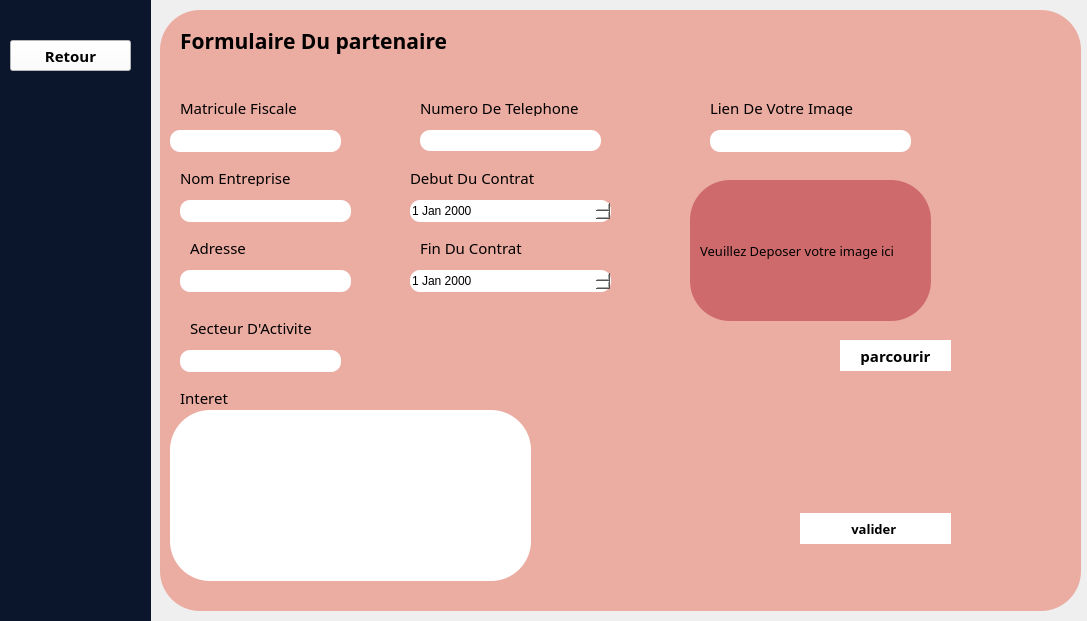
<?xml version="1.0" encoding="UTF-8"?>
<ui version="4.0">
 <class>add</class>
 <widget class="QDialog" name="add">
  <property name="geometry">
   <rect>
    <x>0</x>
    <y>0</y>
    <width>1087</width>
    <height>621</height>
   </rect>
  </property>
  <property name="windowTitle">
   <string>Dialog</string>
  </property>
  <widget class="QWidget" name="widget_2" native="true">
   <property name="geometry">
    <rect>
     <x>160</x>
     <y>10</y>
     <width>921</width>
     <height>601</height>
    </rect>
   </property>
   <property name="styleSheet">
    <string notr="true">/*background-color: rgb(235, 172, 162);*/
/*background-color: rgb(190, 211, 195);*/
/*background-color: rgb(95, 194, 186);*/
background-color: rgb(235, 172, 162);
border-radius: 40px;</string>
   </property>
   <widget class="QLineEdit" name="matriculeFiscale_LE">
    <property name="geometry">
     <rect>
      <x>10</x>
      <y>120</y>
      <width>171</width>
      <height>22</height>
     </rect>
    </property>
    <property name="font">
     <font>
      <family>Segoe Print</family>
      <bold>false</bold>
     </font>
    </property>
    <property name="styleSheet">
     <string notr="true">background-color: rgb(255, 255, 255);
border-radius: 10px;
</string>
    </property>
   </widget>
   <widget class="QLabel" name="label">
    <property name="geometry">
     <rect>
      <x>20</x>
      <y>90</y>
      <width>131</width>
      <height>16</height>
     </rect>
    </property>
    <property name="font">
     <font>
      <family>Segoe Print</family>
      <pointsize>11</pointsize>
      <bold>false</bold>
     </font>
    </property>
    <property name="text">
     <string>Matricule Fiscale </string>
    </property>
   </widget>
   <widget class="QLineEdit" name="nomEntreprise_LE">
    <property name="geometry">
     <rect>
      <x>20</x>
      <y>190</y>
      <width>171</width>
      <height>22</height>
     </rect>
    </property>
    <property name="font">
     <font>
      <family>Segoe Print</family>
     </font>
    </property>
    <property name="styleSheet">
     <string notr="true">background-color: rgb(255, 255, 255);
border-radius: 10px;</string>
    </property>
   </widget>
   <widget class="QLineEdit" name="adresse_LE">
    <property name="geometry">
     <rect>
      <x>20</x>
      <y>260</y>
      <width>171</width>
      <height>22</height>
     </rect>
    </property>
    <property name="font">
     <font>
      <family>Segoe Print</family>
     </font>
    </property>
    <property name="styleSheet">
     <string notr="true">background-color: rgb(255, 255, 255);
border-radius: 10px;</string>
    </property>
   </widget>
   <widget class="QLineEdit" name="numeroTelephone_LE">
    <property name="geometry">
     <rect>
      <x>260</x>
      <y>120</y>
      <width>181</width>
      <height>21</height>
     </rect>
    </property>
    <property name="font">
     <font>
      <family>Segoe Print</family>
     </font>
    </property>
    <property name="styleSheet">
     <string notr="true">background-color: rgb(255, 255, 255);
border-radius: 10px;</string>
    </property>
   </widget>
   <widget class="QDateEdit" name="debutContrat_DateEdit">
    <property name="geometry">
     <rect>
      <x>250</x>
      <y>190</y>
      <width>201</width>
      <height>22</height>
     </rect>
    </property>
    <property name="styleSheet">
     <string notr="true">background-color: rgb(255, 255, 255);
border-radius: 10px;</string>
    </property>
   </widget>
   <widget class="QDateEdit" name="finContrat_DateEdit">
    <property name="geometry">
     <rect>
      <x>250</x>
      <y>260</y>
      <width>201</width>
      <height>22</height>
     </rect>
    </property>
    <property name="styleSheet">
     <string notr="true">background-color: rgb(255, 255, 255);
border-radius: 10px;</string>
    </property>
   </widget>
   <widget class="QLineEdit" name="secteurActivite_LE">
    <property name="geometry">
     <rect>
      <x>20</x>
      <y>340</y>
      <width>161</width>
      <height>22</height>
     </rect>
    </property>
    <property name="font">
     <font>
      <family>Segoe Print</family>
     </font>
    </property>
    <property name="styleSheet">
     <string notr="true">background-color: rgb(255, 255, 255);
border-radius: 10px;
</string>
    </property>
   </widget>
   <widget class="QTextEdit" name="interet_TE">
    <property name="geometry">
     <rect>
      <x>10</x>
      <y>400</y>
      <width>361</width>
      <height>171</height>
     </rect>
    </property>
    <property name="font">
     <font>
      <family>Segoe Print</family>
     </font>
    </property>
    <property name="styleSheet">
     <string notr="true">background-color: rgb(255, 255, 255);</string>
    </property>
    <property name="html">
     <string>&lt;!DOCTYPE HTML PUBLIC &quot;-//W3C//DTD HTML 4.0//EN&quot; &quot;http://www.w3.org/TR/REC-html40/strict.dtd&quot;&gt;
&lt;html&gt;&lt;head&gt;&lt;meta name=&quot;qrichtext&quot; content=&quot;1&quot; /&gt;&lt;meta charset=&quot;utf-8&quot; /&gt;&lt;style type=&quot;text/css&quot;&gt;
p, li { white-space: pre-wrap; }
hr { height: 1px; border-width: 0; }
li.unchecked::marker { content: &quot;\2610&quot;; }
li.checked::marker { content: &quot;\2612&quot;; }
&lt;/style&gt;&lt;/head&gt;&lt;body style=&quot; font-family:'Segoe Print'; font-size:9pt; font-weight:400; font-style:normal;&quot;&gt;
&lt;p align=&quot;center&quot; style=&quot;-qt-paragraph-type:empty; margin-top:0px; margin-bottom:0px; margin-left:0px; margin-right:0px; -qt-block-indent:0; text-indent:0px; font-family:'Segoe UI';&quot;&gt;&lt;br /&gt;&lt;/p&gt;&lt;/body&gt;&lt;/html&gt;</string>
    </property>
   </widget>
   <widget class="QPushButton" name="pushButton">
    <property name="geometry">
     <rect>
      <x>640</x>
      <y>503</y>
      <width>151</width>
      <height>31</height>
     </rect>
    </property>
    <property name="font">
     <font>
      <family>Segoe Print</family>
      <pointsize>10</pointsize>
      <bold>true</bold>
     </font>
    </property>
    <property name="styleSheet">
     <string notr="true">background-color: rgb(255, 255, 255);
</string>
    </property>
    <property name="text">
     <string>valider </string>
    </property>
   </widget>
   <widget class="QLineEdit" name="lineEditCheminImage">
    <property name="geometry">
     <rect>
      <x>550</x>
      <y>120</y>
      <width>201</width>
      <height>22</height>
     </rect>
    </property>
    <property name="font">
     <font>
      <family>Segoe Print</family>
     </font>
    </property>
    <property name="styleSheet">
     <string notr="true">background-color: rgb(255, 255, 255);
border-radius: 10px;</string>
    </property>
   </widget>
   <widget class="QPushButton" name="pushButton_2">
    <property name="geometry">
     <rect>
      <x>680</x>
      <y>330</y>
      <width>111</width>
      <height>31</height>
     </rect>
    </property>
    <property name="font">
     <font>
      <family>Segoe Print</family>
      <pointsize>11</pointsize>
      <bold>true</bold>
     </font>
    </property>
    <property name="styleSheet">
     <string notr="true">background-color: rgb(255, 255, 255);
</string>
    </property>
    <property name="text">
     <string>parcourir</string>
    </property>
   </widget>
   <widget class="QLabel" name="label_5">
    <property name="geometry">
     <rect>
      <x>20</x>
      <y>160</y>
      <width>131</width>
      <height>16</height>
     </rect>
    </property>
    <property name="font">
     <font>
      <family>Segoe Print</family>
      <pointsize>11</pointsize>
      <bold>false</bold>
     </font>
    </property>
    <property name="text">
     <string>Nom Entreprise</string>
    </property>
   </widget>
   <widget class="QLabel" name="label_2">
    <property name="geometry">
     <rect>
      <x>30</x>
      <y>230</y>
      <width>131</width>
      <height>16</height>
     </rect>
    </property>
    <property name="font">
     <font>
      <family>Segoe Print</family>
      <pointsize>11</pointsize>
      <bold>false</bold>
     </font>
    </property>
    <property name="text">
     <string>Adresse</string>
    </property>
   </widget>
   <widget class="QLabel" name="label_3">
    <property name="geometry">
     <rect>
      <x>30</x>
      <y>310</y>
      <width>161</width>
      <height>16</height>
     </rect>
    </property>
    <property name="font">
     <font>
      <family>Segoe Print</family>
      <pointsize>11</pointsize>
      <bold>false</bold>
     </font>
    </property>
    <property name="text">
     <string>Secteur D'Activite</string>
    </property>
   </widget>
   <widget class="QLabel" name="label_6">
    <property name="geometry">
     <rect>
      <x>20</x>
      <y>380</y>
      <width>131</width>
      <height>16</height>
     </rect>
    </property>
    <property name="font">
     <font>
      <family>Segoe Print</family>
      <pointsize>11</pointsize>
      <bold>false</bold>
     </font>
    </property>
    <property name="text">
     <string>Interet</string>
    </property>
   </widget>
   <widget class="QLabel" name="label_4">
    <property name="geometry">
     <rect>
      <x>260</x>
      <y>90</y>
      <width>181</width>
      <height>16</height>
     </rect>
    </property>
    <property name="font">
     <font>
      <family>Segoe Print</family>
      <pointsize>11</pointsize>
      <bold>false</bold>
     </font>
    </property>
    <property name="text">
     <string>Numero De Telephone</string>
    </property>
   </widget>
   <widget class="QLabel" name="label_9">
    <property name="geometry">
     <rect>
      <x>250</x>
      <y>160</y>
      <width>151</width>
      <height>16</height>
     </rect>
    </property>
    <property name="font">
     <font>
      <family>Segoe Print</family>
      <pointsize>11</pointsize>
      <bold>false</bold>
     </font>
    </property>
    <property name="text">
     <string>Debut Du Contrat </string>
    </property>
   </widget>
   <widget class="QLabel" name="label_8">
    <property name="geometry">
     <rect>
      <x>260</x>
      <y>230</y>
      <width>161</width>
      <height>16</height>
     </rect>
    </property>
    <property name="font">
     <font>
      <family>Segoe Print</family>
      <pointsize>11</pointsize>
      <bold>false</bold>
     </font>
    </property>
    <property name="text">
     <string>Fin Du Contrat</string>
    </property>
   </widget>
   <widget class="QLabel" name="label_7">
    <property name="geometry">
     <rect>
      <x>20</x>
      <y>10</y>
      <width>351</width>
      <height>41</height>
     </rect>
    </property>
    <property name="font">
     <font>
      <family>Segoe Print</family>
      <pointsize>16</pointsize>
      <bold>true</bold>
     </font>
    </property>
    <property name="styleSheet">
     <string notr="true">color: rgb(0, 0, 0);</string>
    </property>
    <property name="text">
     <string>Formulaire Du partenaire </string>
    </property>
   </widget>
   <widget class="QLabel" name="label_10">
    <property name="geometry">
     <rect>
      <x>550</x>
      <y>90</y>
      <width>181</width>
      <height>16</height>
     </rect>
    </property>
    <property name="font">
     <font>
      <family>Segoe Print</family>
      <pointsize>11</pointsize>
      <bold>false</bold>
     </font>
    </property>
    <property name="text">
     <string>Lien De Votre Image </string>
    </property>
   </widget>
   <widget class="QWidget" name="widget_3" native="true">
    <property name="geometry">
     <rect>
      <x>520</x>
      <y>160</y>
      <width>261</width>
      <height>151</height>
     </rect>
    </property>
    <widget class="QLabel" name="labelApercuImage">
     <property name="geometry">
      <rect>
       <x>10</x>
       <y>10</y>
       <width>241</width>
       <height>141</height>
      </rect>
     </property>
     <property name="font">
      <font>
       <family>Segoe Print</family>
       <pointsize>10</pointsize>
       <bold>false</bold>
      </font>
     </property>
     <property name="styleSheet">
      <string notr="true">
background-color: rgb(206, 106, 107);</string>
     </property>
     <property name="text">
      <string>   Veuillez Deposer votre image ici</string>
     </property>
    </widget>
   </widget>
  </widget>
  <widget class="QWidget" name="widget" native="true">
   <property name="geometry">
    <rect>
     <x>-20</x>
     <y>-10</y>
     <width>171</width>
     <height>731</height>
    </rect>
   </property>
   <property name="styleSheet">
    <string notr="true">background-color: rgb(11, 22, 44);</string>
   </property>
   <widget class="QPushButton" name="pushButton_3">
    <property name="geometry">
     <rect>
      <x>30</x>
      <y>50</y>
      <width>121</width>
      <height>31</height>
     </rect>
    </property>
    <property name="font">
     <font>
      <family>Segoe Print</family>
      <pointsize>11</pointsize>
      <bold>true</bold>
     </font>
    </property>
    <property name="styleSheet">
     <string notr="true">
background-color: rgb(255, 255, 255);</string>
    </property>
    <property name="text">
     <string>Retour</string>
    </property>
   </widget>
  </widget>
 </widget>
 <resources/>
 <connections/>
</ui>
